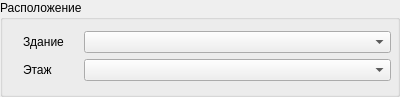
<?xml version="1.0" encoding="UTF-8"?>
<ui version="4.0">
 <class>LocationGroupBox</class>
 <widget class="QGroupBox" name="LocationGroupBox">
  <property name="geometry">
   <rect>
    <x>0</x>
    <y>0</y>
    <width>400</width>
    <height>97</height>
   </rect>
  </property>
  <property name="font">
   <font>
    <pointsize>9</pointsize>
   </font>
  </property>
  <property name="windowTitle">
   <string>GroupBox</string>
  </property>
  <property name="title">
   <string>Расположение</string>
  </property>
  <layout class="QFormLayout" name="formLayout">
   <property name="horizontalSpacing">
    <number>20</number>
   </property>
   <property name="leftMargin">
    <number>20</number>
   </property>
   <property name="rightMargin">
    <number>6</number>
   </property>
   <property name="bottomMargin">
    <number>6</number>
   </property>
   <item row="0" column="0">
    <widget class="QLabel" name="label_40">
     <property name="font">
      <font>
       <pointsize>9</pointsize>
      </font>
     </property>
     <property name="text">
      <string>Здание</string>
     </property>
    </widget>
   </item>
   <item row="0" column="1">
    <widget class="QComboBox" name="cbBuilding">
     <property name="font">
      <font>
       <pointsize>9</pointsize>
      </font>
     </property>
    </widget>
   </item>
   <item row="1" column="0">
    <widget class="QLabel" name="label_41">
     <property name="font">
      <font>
       <pointsize>9</pointsize>
      </font>
     </property>
     <property name="text">
      <string>Этаж</string>
     </property>
    </widget>
   </item>
   <item row="1" column="1">
    <widget class="QComboBox" name="cbFloor">
     <property name="font">
      <font>
       <pointsize>9</pointsize>
      </font>
     </property>
    </widget>
   </item>
  </layout>
 </widget>
 <resources/>
 <connections/>
</ui>
